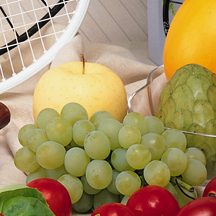
#> input picture Opencv/image.png, 216 x 216 px, found by its file name
$ python Name.py
#> lines starting #> are read from the running program, lines starting #| are printed output that depends on the picture
import cv2
import numpy as np

img = cv2.imread("C:/Users/coolc/vs code/Opencv/image.png")
#> img is the input picture: shape (216, 216, 3); mean B, G, R 98.8, 146.4, 169.1

new_size = (512,512)
img = cv2.resize(img, new_size)
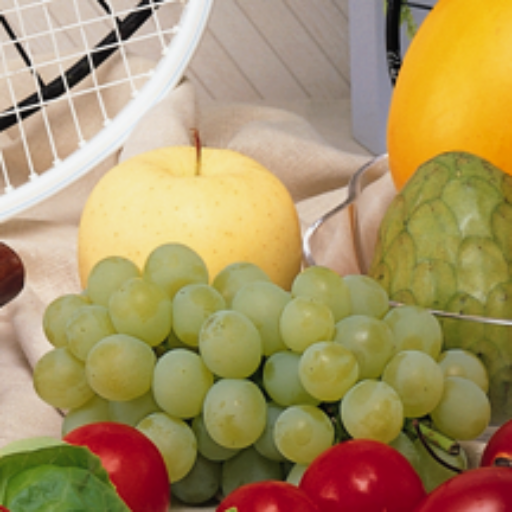
#> img: shape (512, 512, 3); mean B, G, R 98.7, 146.3, 169
print(img.shape)
#| (512, 512, 3)

#cv2.imshow("window",img)
#cv2.waitKey(0)

# Convert RGB image to grey scale image
grey_img = cv2.cvtColor(img, cv2.COLOR_BGR2GRAY)
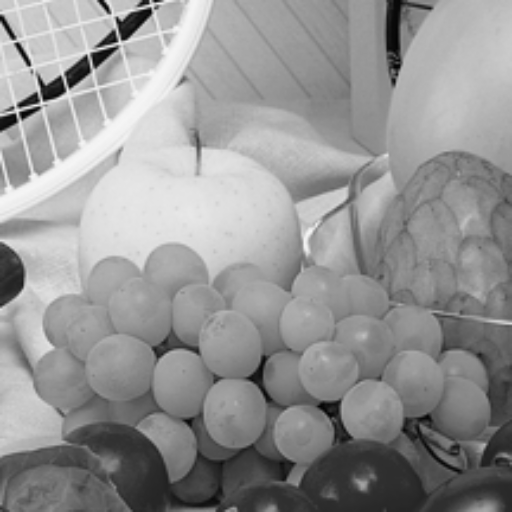
#> grey_img: shape (512, 512); min 2, max 245, mean 147.6

#cv2.imshow("window",grey_img)
#cv2.waitKey(0)

imgBlue = img[:,:,0] #Blue =0
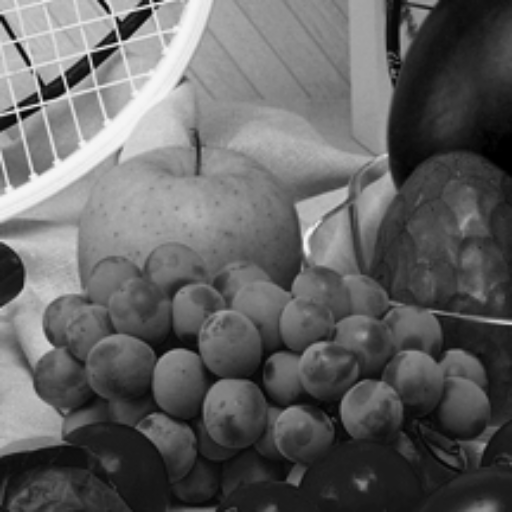
#> imgBlue: shape (512, 512); min 0, max 245, mean 98.7
#cv2.imshow("window",img)

imgGreen = img[:,:,1] #Green=0
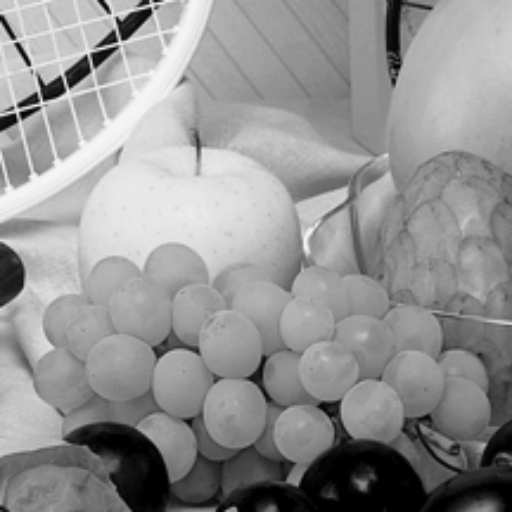
#> imgGreen: shape (512, 512); min 0, max 245, mean 146.3
#cv2.imshow("window",img)

imgRed = img[:,:,2] #Red = 0
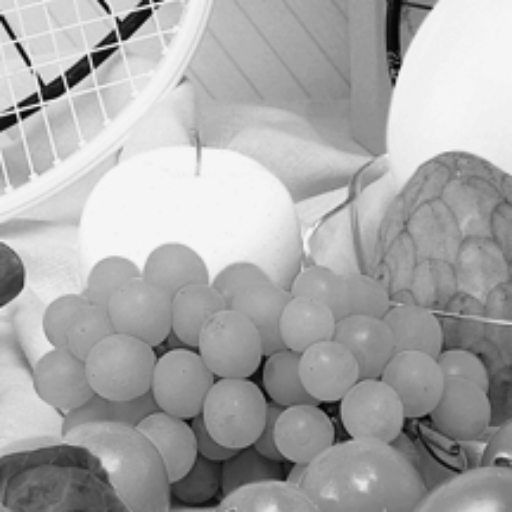
#> imgRed: shape (512, 512); min 2, max 245, mean 169
#cv2.imshow("window",img)

new_img = np.hstack((imgBlue,imgGreen, imgRed))
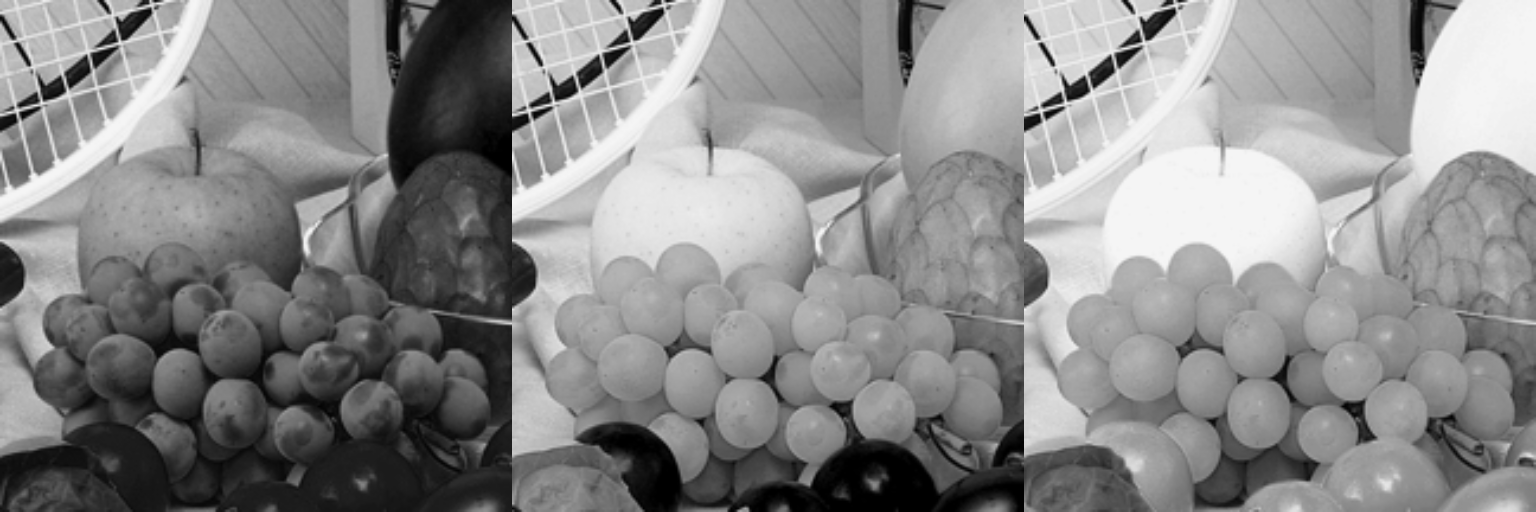
#> new_img: shape (512, 1536); min 0, max 245, mean 138
#cv2.imshow("window",new_img)
#cv2.waitKey(0)

"""img_resize = cv2.resize(img, (img.shape[1]//2,img.shape[0]//2))
cv2.imshow("window",img_resize)
cv2.waitKey(0)

print(img_resize.shape)"""

#img_flip = cv2.flip(img,-1)

img_crop = img[0:300,0:300]
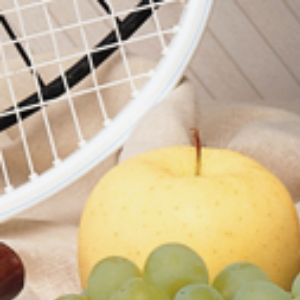
#> img_crop: shape (300, 300, 3); mean B, G, R 150.3, 184.6, 202.3

cv2.imwrite('fruits_small.png',img_crop)

#cv2.imshow("window",img_crop)
#cv2.waitKey(0)

"""ing = np.zeros((512,512,3))

#Rectangle
cv2.rectangle(ing,pt1=(100,100),pt2=(300,300),color=(255,0,0),thickness=3)

#Circle
cv2.circle(ing,center=(100,400),radius=50,color=(0,0,255),thickness=3)

#Line
cv2.line(ing,pt1=(0,0),pt2=(512,512),thickness=2,color=(0,255,0))

#Text
cv2.putText(ing,org=(100,100), fontScale=4,color=(0,255,255),thickness=2,lineType=cv2.LINE_AA,text="Hello", fontFace=cv2.FONT_HERSHEY_TRIPLEX)

cv2.imshow("window",ing)
cv2.waitKey(0)"""

"""def draw(event,x,y,flags,params):
    if event ==4:
        cv2.circle(ibg,center=(x,y), radius=50,color=(255,0,255),thickness=2)
    #pass

cv2.namedWindow(winname="window")
cv2.setMouseCallback("window",draw)

ibg = np.zeros((512,512,3))

while True:
    cv2.imshow("window",ibg)

    if cv2.waitKey(1) & 0xFF == ord('x'):
        break
cv2.destroyAllWindows()"""

flag = False
ix = -1
iy = -1


def draw(event,x,y,flags,params):

    global flag,ix,iy

    if event == 1:

        flag = True
        ix = x
        iy = y

    elif event ==0:

        if flag == True:
            cv2.rectangle(ibg, pt1=(ix,iy),pt2=(x,y),color=(0,255,255), thickness=-1)


    elif event == 4:

        flag = False
        cv2.rectangle(ibg, pt1=(ix,iy),pt2=(x,y),color=(0,255,255), thickness=-1)

    #pass

cv2.namedWindow(winname="window")
cv2.setMouseCallback("window",draw)

ibg = np.zeros((512,512,3))

while True:
    cv2.imshow("window",ibg)

    if cv2.waitKey(1) & 0xFF == ord('x'):
#> (key x is pressed here)
        break
cv2.destroyAllWindows()
